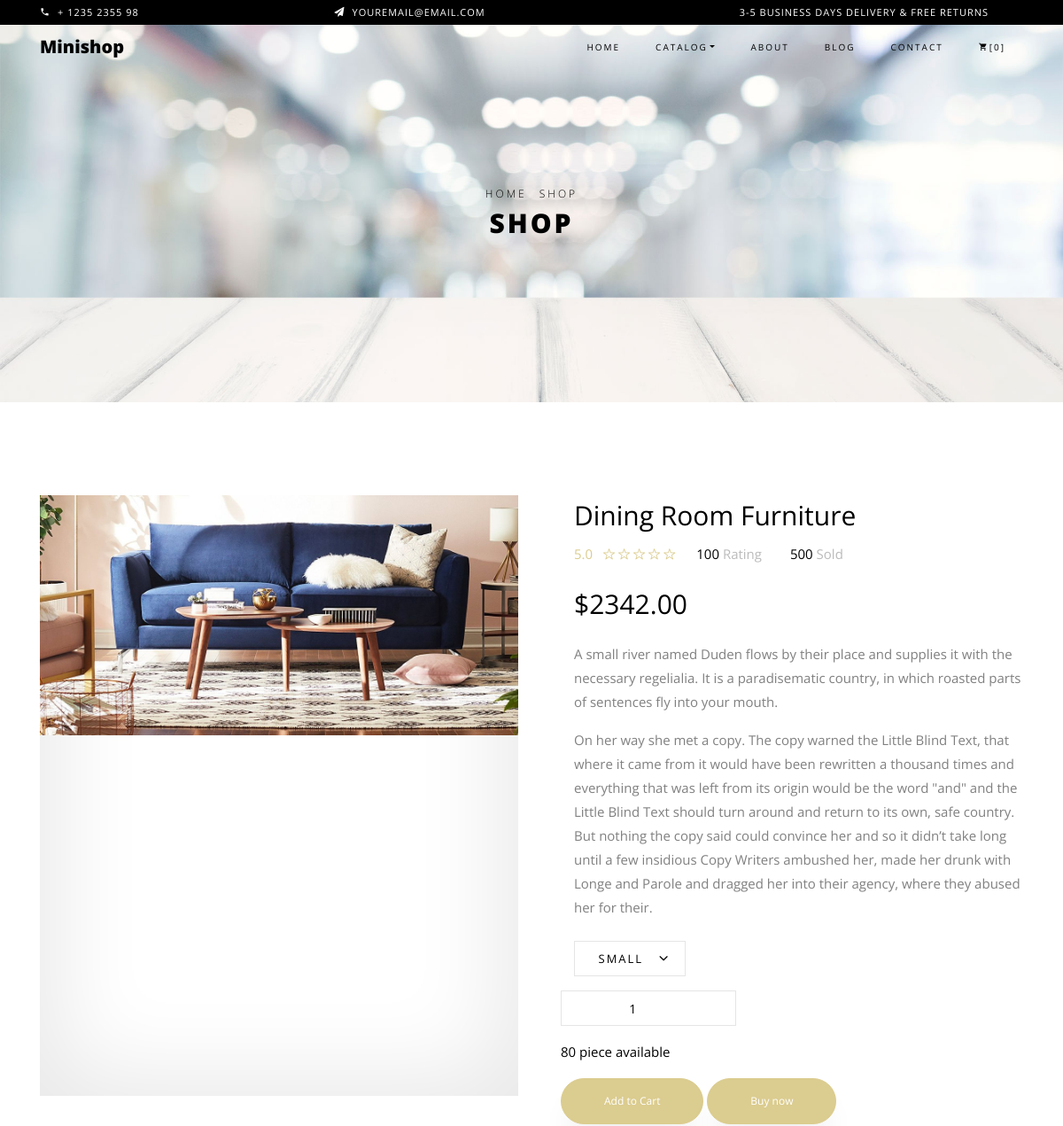
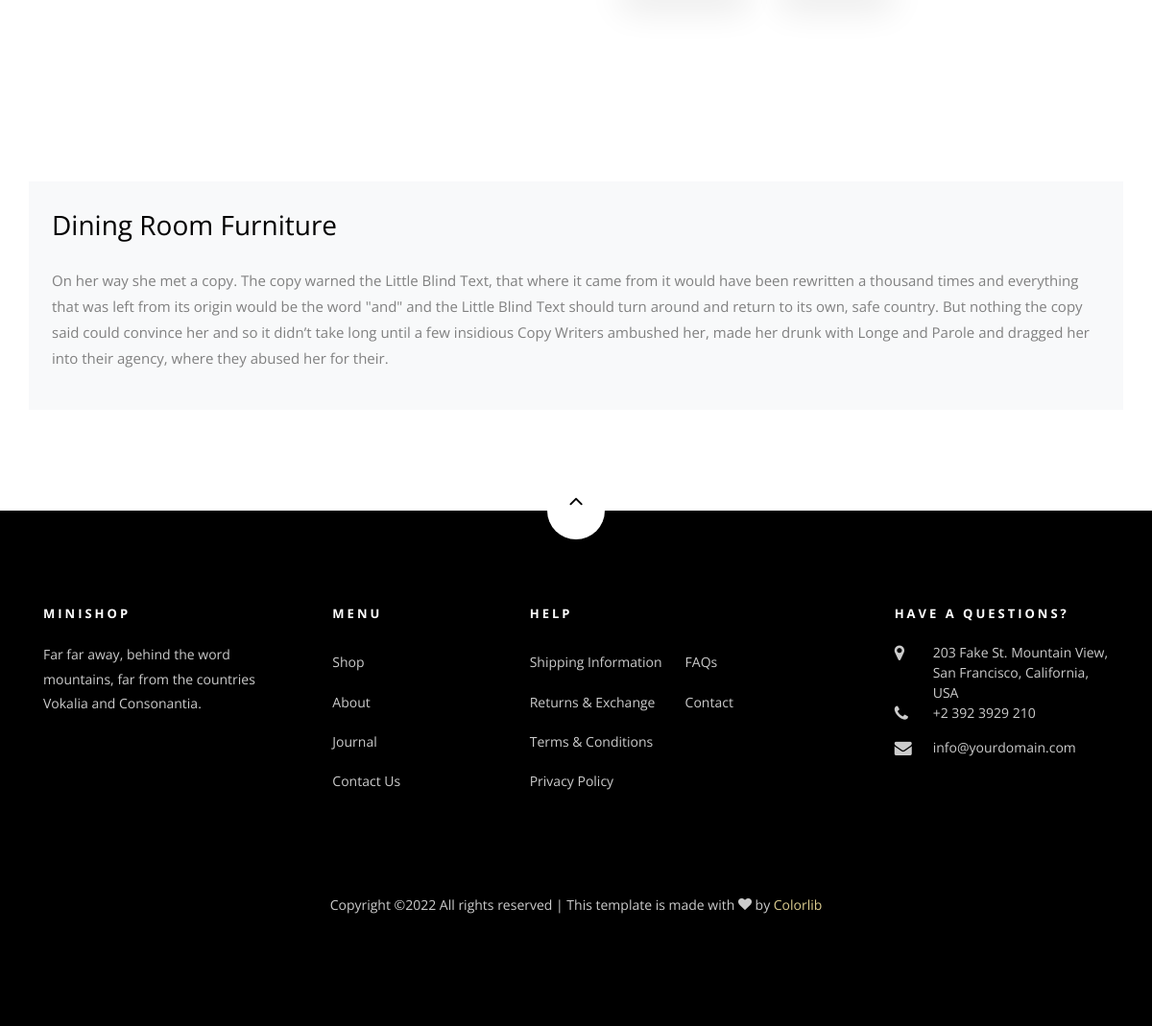
The page /product-detail/2 (signed in) on the database its author committed (2 pictures, top to bottom).
### cart/models.py (models this page shows, shortened)
class Order(models.Model):
    user = models.ForeignKey(User, on_delete=models.CASCADE)
    items = models.ManyToManyField(OrderItem)
    created_date = models.DateTimeField(auto_now_add=True)
    modified_date = models.DateTimeField(auto_now=True)
    ordered = models.BooleanField(default=False)

### products/models.py (models this page shows, shortened)
class Product(models.Model):
    product_name = models.CharField(max_length=125)
    slug = models.SlugField(max_length=50, unique=True)
    description = models.TextField()
    price = models.DecimalField(max_digits=19, decimal_places=2)
    image = models.ImageField(upload_to='images/', blank=True, null=True)
    stock = models.IntegerField(default=1)
    is_available = models.BooleanField(default=True)
    category = models.ForeignKey(Category, related_name='product_cat',  on_delete=models.CASCADE)
    created_date = models.DateTimeField(auto_now_add=True)
    modified_date = models.DateTimeField(auto_now=True)

### products/views.py (the view, shortened to what this page needs)
# urls.py: path('product-detail/<int:id>', product_detail, name='product_detail'),
@login_required(login_url = 'account:login')
def product_detail(request, id):
    single_product = get_object_or_404(Product, id=id)
    context = {
        'single_product':single_product,
    }
    return render(request, 'products/product_detail.html', context)

### cart/templatetags/cart_template_tags.py (called while the page is built)
@register.filter
def cart_item_count(user):
    if user.is_authenticated:
        qs = Order.objects.filter(user=user, ordered=False)
        if qs.exists():
            return qs[0].items.count()
    return 0

### products/templates/products/product_detail.html (shortened to what this page needs)
{% extends 'base/base.html' %}
{% load static %}
{%block content%}
<div class="hero-wrap hero-bread" style="background-image: url('images/bg_6.jpg');">
      <div class="container">
        <div class="row no-gutters slider-text align-items-center justify-content-center">
          <div class="col-md-9 ftco-animate text-center">
          	<p class="breadcrumbs"><span class="mr-2"><a href="index.html">Home</a></span> <span>Shop</span></p>
            <h1 class="mb-0 bread">Shop</h1>
          </div>
        </div>
      </div>
    </div>
    <section class="ftco-section">
    	<div class="container">
    		<div class="row">
    			<div class="col-lg-6 mb-5 ftco-animate">
    				<a href="#" class="image-popup prod-img-bg"><img src="{{ single_product.image.url }}" class="img-fluid" alt="Colorlib Template"></a>
    			</div>
    			<div class="col-lg-6 product-details pl-md-5 ftco-animate">
    				<h3>{{ single_product.product_name }}</h3>
    				<div class="rating d-flex">
							<p class="text-left mr-4">
								<a href="#" class="mr-2">5.0</a>
								<a href="#"><span class="ion-ios-star-outline"></span></a>
								<a href="#"><span class="ion-ios-star-outline"></span></a>
								<a href="#"><span class="ion-ios-star-outline"></span></a>
								<a href="#"><span class="ion-ios-star-outline"></span></a>
								<a href="#"><span class="ion-ios-star-outline"></span></a>
							</p>
							<p class="text-left mr-4">
								<a href="#" class="mr-2" style="color: #000;">100 <span style="color: #bbb;">Rating</span></a>
							</p>
							<p class="text-left">
								<a href="#" class="mr-2" style="color: #000;">500 <span style="color: #bbb;">Sold</span></a>
							</p>
						</div>
    				<p class="price"><span>${{ single_product.price }}</span></p>
    				<p>A small river named Duden flows by their place and supplies it with the necessary regelialia. It is a paradisematic country, in which roasted parts of sentences fly into your mouth.</p>
    				<p>On her way she met a copy. The copy warned the Little Blind Text, that where it came from it would have been rewritten a thousand times and everything that was left from its origin would be the word "and" and the Little Blind Text should turn around and return to its own, safe country. But nothing the copy said could convince her and so it didn’t take long until a few insidious Copy Writers ambushed her, made her drunk with Longe and Parole and dragged her into their agency, where they abused her for their.
						</p>
						<div class="row mt-4">
              <form class="" action="{%  url 'products:product_detail' single_product.id %}" method="post">
  							<div class="col-md-6">
  								<div class="form-group d-flex">
  		              <div class="select-wrap">
  	                  <div class="icon"><span class="ion-ios-arrow-down"></span></div>
  	                  <select name="" id="" class="form-control">
  	                  	<option value="">Small</option>
  	                  </select>
  	                </div>
  		            </div>
  							</div>
                <div class="row mt-2">
    							<div class="col-md-8">
    								<div class="form-group">
                        <input type="number" id="quantity" name="quantity" class="quantity form-control input-number" value="1" min="1" max="100">
    		            </div>
    							</div>
  	          	<div class="col-md-12">
  	          		<p style="color: #000;">80 piece available</p>
  	          	</div>
            	</div>
            	<p><input type="submit" value="Add to Cart" class="btn btn-primary py-3 px-5">   <a href="cart.html" class="btn btn-primary py-3 px-5">Buy now</a></p>
            </form>
    			</div>
    		</div>
    		<div class="row mt-5">
          <div class="col-md-12 nav-link-wrap">
            <div class="nav nav-pills d-flex text-center" id="v-pills-tab" role="tablist" aria-orientation="vertical">
            </div>
          </div>
          <div class="col-md-12 tab-wrap">
            <div class="tab-content bg-light" id="v-pills-tabContent">
              <div class="tab-pane fade show active" id="v-pills-1" role="tabpanel" aria-labelledby="day-1-tab">
              	<div class="p-4">
	              	<h3 class="mb-4">{{ single_product.product_name }}</h3>
	              	<p>On her way she met a copy. The copy warned the Little Blind Text, that where it came from it would have been rewritten a thousand times and everything that was left from its origin would be the word "and" and the Little Blind Text should turn around and return to its own, safe country. But nothing the copy said could convince her and so it didn’t take long until a few insidious Copy Writers ambushed her, made her drunk with Longe and Parole and dragged her into their agency, where they abused her for their.</p>
              	</div>
              </div>
            </div>
          </div>
        </div>
    	</div>
    </section>
{%endblock%}

### templates/base/base.html (shortened to what this page needs)
{% load static %}
<!DOCTYPE html>
<html lang="en">
  <head>
    <link rel="stylesheet" href="{% static 'css/open-iconic-bootstrap.min.css' %}">
    <link rel="stylesheet" href="{% static 'css/animate.css' %}">
    <link rel="stylesheet" href="{% static 'css/owl.carousel.min.css' %}">
    <link rel="stylesheet" href="{% static 'css/owl.theme.default.min.css' %}">
    <link rel="stylesheet" href="{% static 'css/magnific-popup.css' %}">
    <link rel="stylesheet" href="{% static 'css/aos.css' %}">
    <link rel="stylesheet" href="{% static 'css/ionicons.min.css' %}">
    <link rel="stylesheet" href="{% static 'css/bootstrap-datepicker.css' %}">
    <link rel="stylesheet" href="{% static 'css/jquery.timepicker.css' %}">
    <link rel="stylesheet" href="{% static 'css/flaticon.css' %}">
    <link rel="stylesheet" href="{% static 'css/icomoon.css' %}">
    <link rel="stylesheet" href="{% static 'css/style.css' %}">
  </head>
  {% load cart_template_tags %}
  <body class="goto-here">
		<div class="py-1 bg-black">
    	<div class="container">
    		<div class="row no-gutters d-flex align-items-start align-items-center px-md-0">
	    		<div class="col-lg-12 d-block">
		    		<div class="row d-flex">
		    			<div class="col-md pr-4 d-flex topper align-items-center">
					    	<div class="icon mr-2 d-flex justify-content-center align-items-center"><span class="icon-phone2"></span></div>
						    <span class="text">+ 1235 2355 98</span>
					    </div>
					    <div class="col-md pr-4 d-flex topper align-items-center">
					    	<div class="icon mr-2 d-flex justify-content-center align-items-center"><span class="icon-paper-plane"></span></div>
						    <span class="text">youremail@email.com</span>
					    </div>
					    <div class="col-md-5 pr-4 d-flex topper align-items-center text-lg-right">
						    <span class="text">3-5 Business days delivery &amp; Free Returns</span>
					    </div>
				    </div>
			    </div>
		    </div>
		  </div>
    </div>
    <nav class="navbar navbar-expand-lg navbar-dark ftco_navbar bg-dark ftco-navbar-light" id="ftco-navbar">
	    <div class="container">
	      <a class="navbar-brand" href="index.html">Minishop</a>
	      <div class="collapse navbar-collapse" id="ftco-nav">
	        <ul class="navbar-nav ml-auto">
	          <li class="nav-item active"><a href="/" class="nav-link">Home</a></li>
	          <li class="nav-item dropdown">
              <a class="nav-link dropdown-toggle" href="#" id="dropdown04" data-toggle="dropdown" aria-haspopup="true" aria-expanded="false">Catalog</a>
            </li>
	          <li class="nav-item"><a href="about.html" class="nav-link">About</a></li>
	          <li class="nav-item"><a href="blog.html" class="nav-link">Blog</a></li>
	          <li class="nav-item"><a href="{% url 'account:contact' %}" class="nav-link">Contact</a></li>
	          <li class="nav-item cta cta-colored"><a href="{% url 'cart:cart' %}" class="nav-link"><span class="icon-shopping_cart"></span>[{{ request.user|cart_item_count }}]</a></li>
	        </ul>
	      </div>
	    </div>
	  </nav>
    {%block content%}
    {%endblock%}
    <footer class="ftco-footer ftco-section">
      <div class="container">
      	<div class="row">
      		<div class="mouse">
						<a href="#" class="mouse-icon">
							<div class="mouse-wheel"><span class="ion-ios-arrow-up"></span></div>
						</a>
					</div>
      	</div>
        <div class="row mb-5">
          <div class="col-md">
            <div class="ftco-footer-widget mb-4">
              <h2 class="ftco-heading-2">Minishop</h2>
              <p>Far far away, behind the word mountains, far from the countries Vokalia and Consonantia.</p>
              <ul class="ftco-footer-social list-unstyled float-md-left float-lft mt-5">
              </ul>
            </div>
          </div>
          <div class="col-md">
            <div class="ftco-footer-widget mb-4 ml-md-5">
              <h2 class="ftco-heading-2">Menu</h2>
              <ul class="list-unstyled">
                <li><a href="#" class="py-2 d-block">Shop</a></li>
                <li><a href="#" class="py-2 d-block">About</a></li>
                <li><a href="#" class="py-2 d-block">Journal</a></li>
                <li><a href="#" class="py-2 d-block">Contact Us</a></li>
              </ul>
            </div>
          </div>
          <div class="col-md-4">
             <div class="ftco-footer-widget mb-4">
              <h2 class="ftco-heading-2">Help</h2>
              <div class="d-flex">
	              <ul class="list-unstyled mr-l-5 pr-l-3 mr-4">
	                <li><a href="#" class="py-2 d-block">Shipping Information</a></li>
	                <li><a href="#" class="py-2 d-block">Returns &amp; Exchange</a></li>
	                <li><a href="#" class="py-2 d-block">Terms &amp; Conditions</a></li>
	                <li><a href="#" class="py-2 d-block">Privacy Policy</a></li>
	              </ul>
	              <ul class="list-unstyled">
	                <li><a href="#" class="py-2 d-block">FAQs</a></li>
	                <li><a href="#" class="py-2 d-block">Contact</a></li>
	              </ul>
	            </div>
            </div>
          </div>
          <div class="col-md">
            <div class="ftco-footer-widget mb-4">
            	<h2 class="ftco-heading-2">Have a Questions?</h2>
            	<div class="block-23 mb-3">
	              <ul>
	                <li><span class="icon icon-map-marker"></span><span class="text">203 Fake St. Mountain View, San Francisco, California, USA</span></li>
	                <li><a href="#"><span class="icon icon-phone"></span><span class="text">+2 392 3929 210</span></a></li>
	                <li><a href="#"><span class="icon icon-envelope"></span><span class="text">info@yourdomain.com</span></a></li>
	              </ul>
	            </div>
            </div>
          </div>
        </div>
        <div class="row">
          <div class="col-md-12 text-center">
            <p>
						  Copyright &copy;<script>document.write(new Date().getFullYear());</script> All rights reserved | This template is made with <i class="icon-heart color-danger" aria-hidden="true"></i> by <a href="https://colorlib.com" target="_blank">Colorlib</a>
						</p>
          </div>
        </div>
      </div>
    </footer>
  </body>
</html>

### static/css/icomoon.css (style rules this page uses)
[class^="icon-"], [class*=" icon-"] { font-family: 'icomoon' !important; speak: none; font-style: normal; font-weight: normal; font-variant: normal; text-transform: none; line-height: 1; -webkit-font-smoothing: antialiased; -moz-osx-font-smoothing: grayscale; }
.icon-heart:before { content: "\f004"; }
.icon-map-marker:before { content: "\f041"; }
.icon-phone:before { content: "\f095"; }
.icon-envelope:before { content: "\f0e0"; }
.icon-paper-plane:before { content: "\f1d8"; }
.icon-phone2:before { content: "\e0cd"; }
.icon-shopping_cart:before { content: "\e8cc"; }

### rows shown on the page
Product: image (picture), product_name "Dining Room Furniture", price "2342.00"

### other values the page prints
{{ request.user|cart_item_count }} "0"
